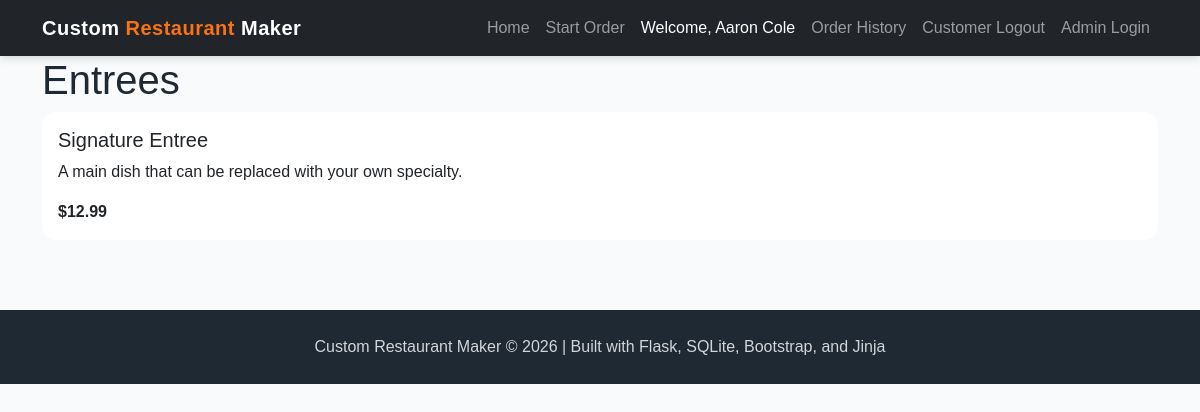
Page /entrees (signed in) on the committed database.
### app.py (models this page shows)
class Menu(db.Model):
    __tablename__ = "menu"
    menu_id = db.Column(db.Integer, primary_key=True)
    name = db.Column(db.String(150), nullable=False)
    category = db.Column(db.String(100), nullable=False)
    price = db.Column(db.Float, nullable=False)
    description = db.Column(db.Text)
    image_filename = db.Column(db.String(255))
    image_url = db.Column(db.Text)

### app.py (the view)
@app.route('/entrees')
def entrees():
    conn = get_db()
    cur = conn.cursor()
    cur.execute("SELECT * FROM menu WHERE LOWER(category) = ?", ("entrees",))
    menu = cur.fetchall()
    conn.close()
    return render_template('entrees.html', menu=menu)

### app.py (called while the page is built)
def get_db():
    conn = sqlite3.connect("project4.db")
    conn.row_factory = sqlite3.Row
    return conn

### templates/entrees.html (shortened to what this page needs)
{% extends "base.html" %}
{% block content %}
<h1>Entrees</h1>
{% for item in menu %}
<div class="card mb-3">
    <div class="card-body">
        <h5>{{ item['name'] }}</h5>
        <p>
            {{ item['description'] }}
        </p>
        <strong>
            ${{ item['price'] }}
        </strong>
    </div>
</div>
{% endfor %}
{% endblock %}

### static/style.css (style rules this page uses)
:root { --primary-dark: #1f2933; --primary-orange: #f97316; --primary-yellow: #facc15; --primary-green: #16a34a; --soft-bg: #f8fafc; --card-bg: #ffffff; --text-dark: #1f2933; }
body { background-color: var(--soft-bg); color: var(--text-dark); font-family: Arial, Helvetica, sans-serif; }
.card { border: none; border-radius: 14px; transition: transform 0.2s ease, box-shadow 0.2s ease; }

### rows in the picture
Menu: name "Signature Entree", description "A main dish that can be replaced with your own specialty.", price "12.99"

### other values in the picture
{{ session.get("customer_name") }} "Aaron Cole"
